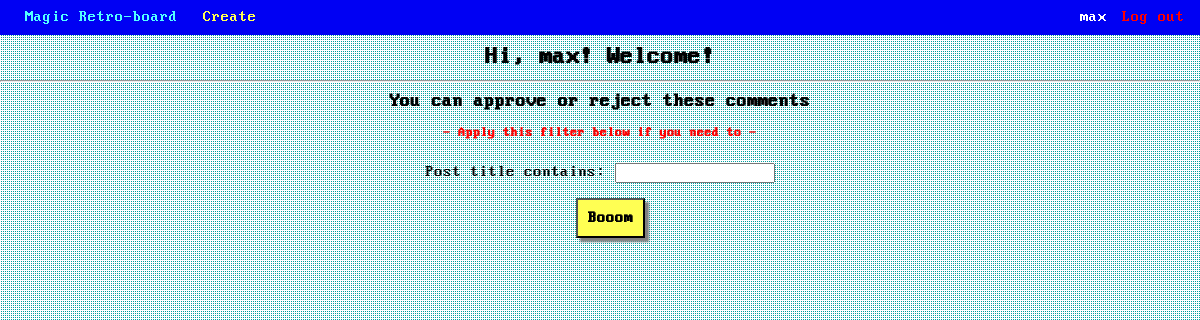
Before: /profile/ (signed in) with the older database file.
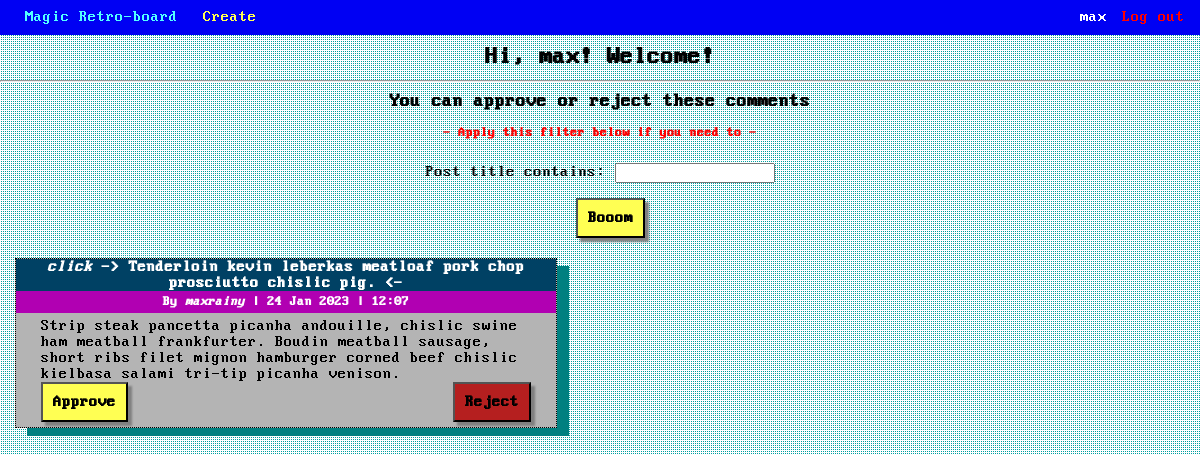
After: the same page with the newer database file.
### board/models.py (models this page shows, shortened)
class Comment(models.Model):
    author = models.ForeignKey(User, on_delete=models.CASCADE, related_name='comment_user')
    text = models.TextField(max_length=255)  # simple text field to contain the comment
    post = models.ForeignKey(Post, on_delete=models.CASCADE, related_name='comment_post')  # o-t-o with Post
    rating = models.IntegerField(default=0)  # rating of the comment, starts from 0 initially
    created = models.DateTimeField(auto_now_add=True)  # time-field with automatically managed creation time
    approved = models.BooleanField(default=False)  # to check whether comment approved by the post author or not

class Post(models.Model):
    title = models.CharField(max_length=255)  # title column
    text = RichTextUploadingField()  # text column
    created = models.DateTimeField(auto_now_add=True)
    category = models.ForeignKey(Category, on_delete=models.CASCADE, related_name='post_category')  # o-t-o - Category
    author = models.ForeignKey(User, on_delete=models.CASCADE, related_name='post_user')  # o-t-o with User

### board/views.py (the view)
# urls.py: path('profile/', UserView.as_view(), name='user'),
class UserView(LoginRequiredMixin, ListView):
    template_name = 'profile.html'
    model = Comment
    context_object_name = 'coms'
    def get_queryset(self):
        queryset = super().get_queryset()
        self.filterset = CommentFilter(self.request.GET, queryset)
        return self.filterset.qs
    def get_context_data(self, **kwargs):
        context = super().get_context_data(**kwargs)
        context['filterset'] = self.filterset
        return context

### templates/profile.html (shortened to what this page needs)
{% extends 'flatpages/index.html' %}
{% block content %}
<h2 class="comment-heading">
    Hi, {{ user }}! Welcome!
</h2>
<hr>
<h3 class="comment-heading">
    You can approve or reject these comments
</h3>
<h5 class="comment-heading" style="color:red;">
    - Apply this filter below if you need to -
</h5>
<div>
    <form id="filter" class="comment-heading" action="" method="get">
        {{ filterset.form.as_p }}
    </form>
    <input form="filter" class="button-center boom" type="submit" value="Booom" />
</div>
{% for comment in coms %}
    {% if comment.author_id != user.id and not comment.approved %}
        <div class="shadow-comment dotted comment-profile">
            <h4 class="title">
                <a href="/news/{{ comment.post_id }}">
                    <i>click</i> -> {{ comment.post.title }} <-
                </a>
            </h4>
            <h5 class="author">
                By <i>{{ comment.author }}</i> |
                {{ comment.created|date:'d M Y' }} |
                {{ comment.created|date:'H:i' }}
            </h5>
            <div class="comment-text">
                {{ comment.text }}
                <div>
                    <button form="f_approve" name="com_approve" value="{{ comment.id }}" class="button-edit">
                        Approve
                    </button>
                    <button form="f_reject" name="com_delete" value="{{ comment.id }}" class="button-del">
                        Reject
                    </button>
                </div>
            </div>
        </div>
    {% endif %}
{% endfor %}
{% endblock %}

Changed rows visible on the page:
added Comment: post "Tenderloin kevin leberkas meatloaf pork chop prosciutto chislic pig.", author "maxrainy", created "24 Jan 2023", created "12:07", text "Strip steak pancetta picanha andouille, chislic swine ham meatball frankfurter. Boudin meatball sausage, short ribs filet mignon hamburger corned beef chislic kielbasa salami tri-tip picanha venison.", {{ comment.id }} 13 (drawn)
